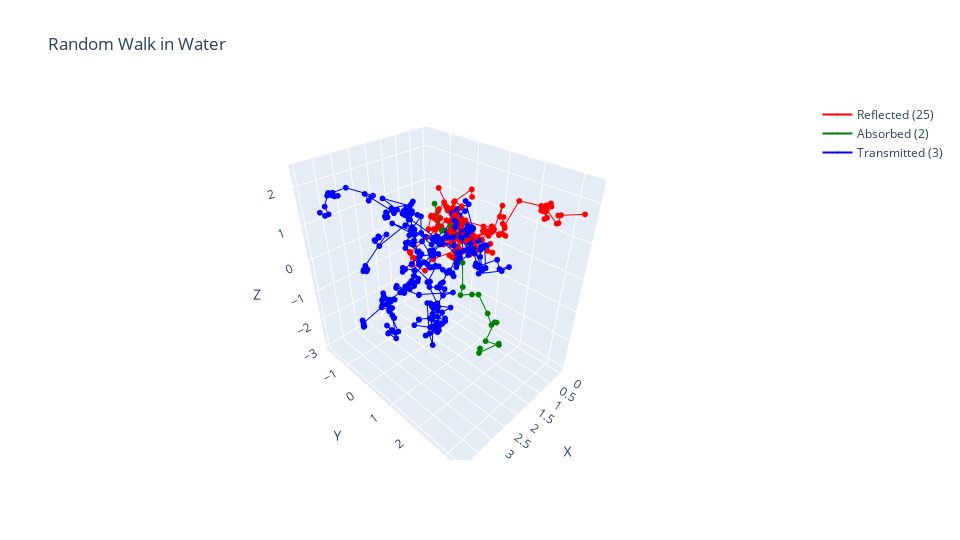

Source (notebook cell):
### Markdown cell above
`visualise_random_walks` plots the requested number of random walks through a given slab of material, colour coding them with the fate of the walk (Transmitted, Reflected or Absorbed).

Note: each walk is written on the plot as a separate 3D scatter so some adjustments are made to reduce clutter in the legend to only show a record for the first walk of each fate.

### Code cell
def visualise_random_walks(slab, number_of_neutrons):
    walks = [ random_walk(slab) for _ in range(number_of_neutrons) ]

    layout = go.Layout(
        scene=dict(
            xaxis=dict(title='X'),
            yaxis=dict(title='Y'),
            zaxis=dict(title='Z')
        )
    )

    show_legend = {
        "Transmitted": True,
        "Reflected": True,
        "Absorbed": True
    }
    colours = {
        "Transmitted": "blue",
        "Reflected": "red",
        "Absorbed": "green"
    }
    fate_counts = Counter([walk[0] for walk in walks])

    def walk_to_scatter(walk):
        x, y, z = zip(*walk[1])
        showlegend = show_legend[walk[0]]
        show_legend[walk[0]] = False #only show the legend for the first walk of each type
        return go.Scatter3d(
            x=x,
            y=y,
            z=z,
            mode='markers+lines',
            marker=dict(size=2),
            name=f'{walk[0]} ({fate_counts[walk[0]]})',
            line=dict(color=colours[walk[0]]),
            showlegend=showlegend)
    
    fig = go.Figure(data=[walk_to_scatter(walk) for walk in walks], layout=layout)
    fig.update_layout(
        title=f"Random Walk in {slab.material.name}"
    )
    plot(fig)

visualise_random_walks(Slab(water, 4), 30)
